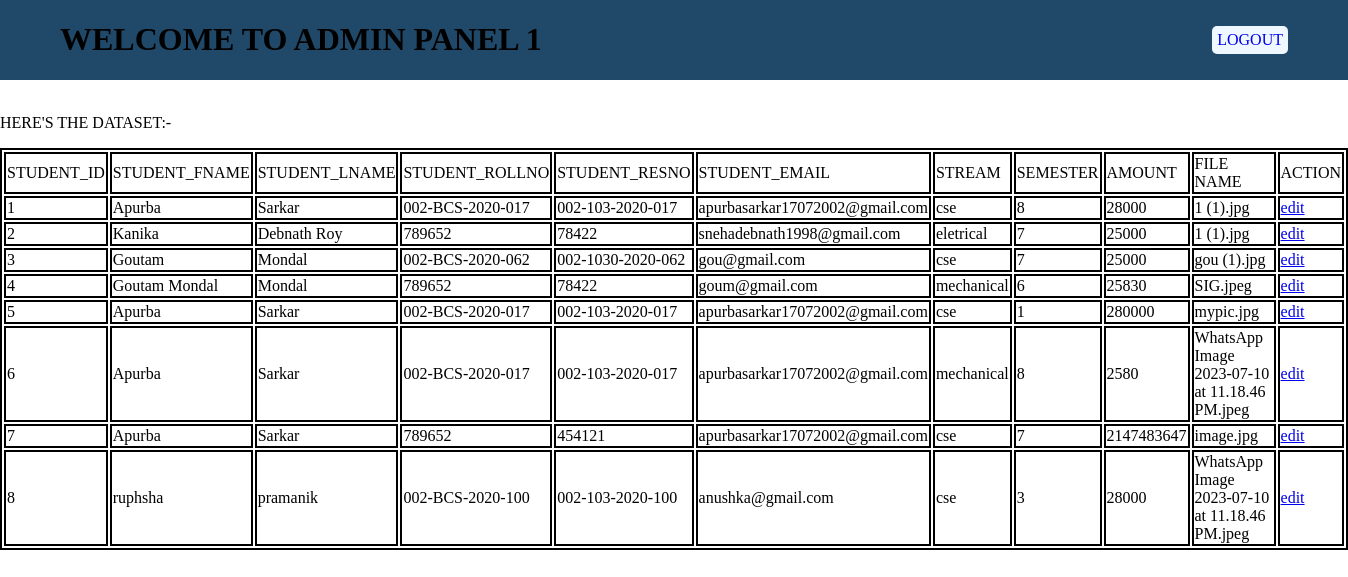
The page /datafetch.php (signed in) on the database its author committed.
### tables this page shows
CREATE TABLE `data_table` (
  `id` int(10) NOT NULL,
  `fname` varchar(255) NOT NULL,
  `lname` varchar(255) NOT NULL,
  `rno` varchar(255) NOT NULL,
  `regno` varchar(255) NOT NULL,
  `email` varchar(255) NOT NULL,
  `stream` varchar(255) NOT NULL,
  `semester` varchar(255) NOT NULL,
  `amo` int(10) NOT NULL,
  `file` varchar(255) NOT NULL
);

### connection.php (called while the page is built, shortened)
<?php
function db_connect($sql_statement){
    $dbhost="localhost";
    $dbuser="root";
    $dbpass="";
    $dbname="filesystem";
$conn=mysqli_connect($dbhost,$dbuser,$dbpass,$dbname);
$result=mysqli_query($conn,$sql_statement);
return $result;
}
?>

### datafetch.php (the view, shortened to what this page needs)
<?php
require("connection.php");
if (isset($_SESSION['login'])) {
?>
    <!DOCTYPE html>
    <html lang="en">
    <head>
    </head>
    <body>
    <div class="header">
        <h1>WELCOME TO ADMIN PANEL <?php echo $_SESSION['id']?></h1>
        <a href="adminlogout.php">LOGOUT</a>
    </div>
    <br>
    <p>HERE'S THE DATASET:- </p>
        <?php
        $sql_statement = "SELECT * FROM data_table";
        $result = db_connect($sql_statement);
        if (mysqli_num_rows($result) > 0) {
        ?>
            <table>
                <tr>
                    <td>STUDENT_ID</td>
                    <td>STUDENT_FNAME</td>
                    <td>STUDENT_LNAME</td>
                    <td>STUDENT_ROLLNO</td>
                    <td>STUDENT_RESNO</td>
                    <td>STUDENT_EMAIL</td>
                    <td>STREAM</td>
                    <td>SEMESTER</td>
                    <td>AMOUNT</td>
                    <td>FILE NAME</td>
                    <td>ACTION</td>
                </tr>
                <?php
                while ($row = mysqli_fetch_assoc($result)) {
                ?>
                    <tr>
                        <td> <?php echo $row['id'] ?> </td>
                        <td> <?php echo $row['fname'] ?> </td>
                        <td> <?php echo $row['lname'] ?> </td>
                        <td> <?php echo $row['rno'] ?> </td>
                        <td> <?php echo $row['regno'] ?> </td>
                        <td> <?php echo $row['email'] ?> </td>
                        <td> <?php echo $row['stream'] ?> </td>
                        <td> <?php echo $row['semester'] ?> </td>
                        <td> <?php echo $row['amo'] ?> </td>
                        <td> <?php echo $row['file'] ?> </td>
                        <td><a href="dataedit.php?id=<?php echo $row['id'] ?> ">edit</a></td>
                    </tr>
            <?php
                }
            }
            ?>
            </table>
    </body>
    </html>
<?php
} else {
    echo "you have no permission to access";
}
?>

### datafetch.php (style rules this page uses)
table, tr, td { border: 2px solid black; }
body { margin:0px; }
.header { font-family: poppins; justify-content: space-between; display: flex; align-items: center; padding: 0px 60px; background-color: #204969; }
.header a { background-color: aliceblue; text-decoration: none; border-radius: 5px; padding: 5px; }

### rows shown on the page
data_table: id "1", fname "Apurba", lname "Sarkar", rno "002-BCS-2020-017", regno "002-103-2020-017", email "apurbasarkar17072002@gmail.com", stream "cse", semester "8", amo "28000", file "1 (1).jpg"
data_table: id "2", fname "Kanika", lname "Debnath Roy", rno "789652", regno "78422", email "snehadebnath1998@gmail.com", stream "eletrical", semester "7", amo "25000", file "1 (1).jpg"
data_table: id "3", fname "Goutam", lname "Mondal", rno "002-BCS-2020-062", regno "002-1030-2020-062", email "gou@gmail.com", stream "cse", semester "7", amo "25000", file "gou (1).jpg"
data_table: id "4", fname "Goutam Mondal", lname "Mondal", rno "789652", regno "78422", email "goum@gmail.com", stream "mechanical", semester "6", amo "25830", file "SIG.jpeg"
data_table: id "5", fname "Apurba", lname "Sarkar", rno "002-BCS-2020-017", regno "002-103-2020-017", email "apurbasarkar17072002@gmail.com", stream "cse", semester "1", amo "280000", file "mypic.jpg"
data_table: id "6", fname "Apurba", lname "Sarkar", rno "002-BCS-2020-017", regno "002-103-2020-017", email "apurbasarkar17072002@gmail.com", stream "mechanical", semester "8", amo "2580", file "WhatsApp Image 2023-07-10 at 11.18.46 PM.jpeg"
data_table: id "7", fname "Apurba", lname "Sarkar", rno "789652", regno "454121", email "apurbasarkar17072002@gmail.com", stream "cse", semester "7", amo "2147483647", file "image.jpg"
data_table: id "8", fname "ruphsha", lname "pramanik", rno "002-BCS-2020-100", regno "002-103-2020-100", email "anushka@gmail.com", stream "cse", semester "3", amo "28000", file "WhatsApp Image 2023-07-10 at 11.18.46 PM.jpeg"

### other values the page prints
$_SESSION['id'] "1"
